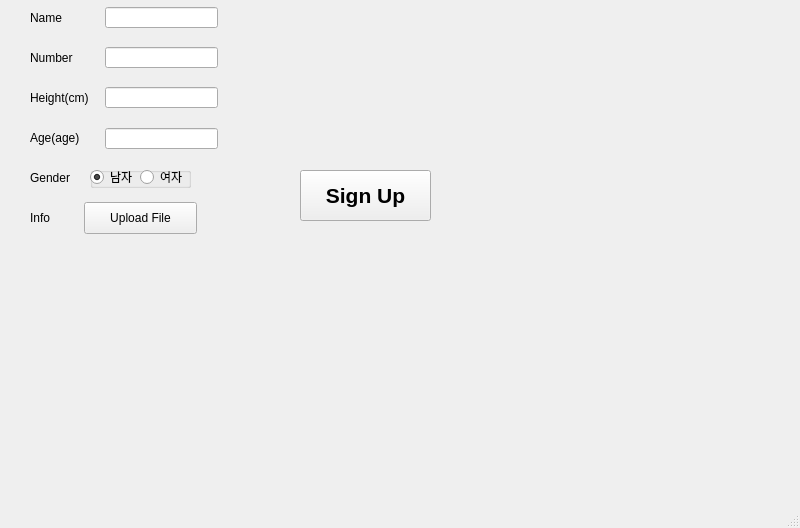
<?xml version="1.0" encoding="UTF-8"?>
<ui version="4.0">
 <class>CreateWindow</class>
 <widget class="QMainWindow" name="CreateWindow">
  <property name="geometry">
   <rect>
    <x>0</x>
    <y>0</y>
    <width>800</width>
    <height>528</height>
   </rect>
  </property>
  <property name="windowTitle">
   <string>MainWindow</string>
  </property>
  <widget class="QWidget" name="centralwidget">
   <widget class="QLabel" name="label">
    <property name="geometry">
     <rect>
      <x>30</x>
      <y>10</y>
      <width>60</width>
      <height>16</height>
     </rect>
    </property>
    <property name="text">
     <string>Name</string>
    </property>
   </widget>
   <widget class="QLabel" name="label_2">
    <property name="geometry">
     <rect>
      <x>30</x>
      <y>50</y>
      <width>60</width>
      <height>16</height>
     </rect>
    </property>
    <property name="text">
     <string>Number</string>
    </property>
   </widget>
   <widget class="QLabel" name="label_3">
    <property name="geometry">
     <rect>
      <x>30</x>
      <y>170</y>
      <width>60</width>
      <height>16</height>
     </rect>
    </property>
    <property name="text">
     <string>Gender</string>
    </property>
   </widget>
   <widget class="QLabel" name="label_4">
    <property name="geometry">
     <rect>
      <x>30</x>
      <y>90</y>
      <width>71</width>
      <height>16</height>
     </rect>
    </property>
    <property name="text">
     <string>Height(cm)</string>
    </property>
   </widget>
   <widget class="QLabel" name="label_5">
    <property name="geometry">
     <rect>
      <x>30</x>
      <y>130</y>
      <width>60</width>
      <height>16</height>
     </rect>
    </property>
    <property name="text">
     <string>Age(age)</string>
    </property>
   </widget>
   <widget class="QLineEdit" name="lineEdit">
    <property name="geometry">
     <rect>
      <x>105</x>
      <y>7</y>
      <width>113</width>
      <height>21</height>
     </rect>
    </property>
   </widget>
   <widget class="QLineEdit" name="lineEdit_2">
    <property name="geometry">
     <rect>
      <x>105</x>
      <y>47</y>
      <width>113</width>
      <height>21</height>
     </rect>
    </property>
   </widget>
   <widget class="QLineEdit" name="lineEdit_3">
    <property name="geometry">
     <rect>
      <x>105</x>
      <y>87</y>
      <width>113</width>
      <height>21</height>
     </rect>
    </property>
   </widget>
   <widget class="QLineEdit" name="lineEdit_4">
    <property name="geometry">
     <rect>
      <x>105</x>
      <y>128</y>
      <width>113</width>
      <height>21</height>
     </rect>
    </property>
   </widget>
   <widget class="QGroupBox" name="groupBox">
    <property name="geometry">
     <rect>
      <x>90</x>
      <y>167</y>
      <width>101</width>
      <height>21</height>
     </rect>
    </property>
    <property name="title">
     <string/>
    </property>
    <widget class="QRadioButton" name="radioButton">
     <property name="geometry">
      <rect>
       <x>0</x>
       <y>0</y>
       <width>51</width>
       <height>20</height>
      </rect>
     </property>
     <property name="text">
      <string>남자</string>
     </property>
     <property name="checked">
      <bool>true</bool>
     </property>
    </widget>
    <widget class="QRadioButton" name="radioButton_2">
     <property name="geometry">
      <rect>
       <x>50</x>
       <y>0</y>
       <width>51</width>
       <height>20</height>
      </rect>
     </property>
     <property name="text">
      <string>여자</string>
     </property>
    </widget>
   </widget>
   <widget class="QPushButton" name="pushButton">
    <property name="geometry">
     <rect>
      <x>300</x>
      <y>170</y>
      <width>131</width>
      <height>51</height>
     </rect>
    </property>
    <property name="font">
     <font>
      <pointsize>16</pointsize>
      <weight>75</weight>
      <bold>true</bold>
     </font>
    </property>
    <property name="text">
     <string>Sign Up</string>
    </property>
   </widget>
   <widget class="QLabel" name="label_6">
    <property name="geometry">
     <rect>
      <x>30</x>
      <y>210</y>
      <width>60</width>
      <height>16</height>
     </rect>
    </property>
    <property name="text">
     <string>Info</string>
    </property>
   </widget>
   <widget class="QPushButton" name="pushButton_2">
    <property name="geometry">
     <rect>
      <x>84</x>
      <y>202</y>
      <width>113</width>
      <height>32</height>
     </rect>
    </property>
    <property name="text">
     <string>Upload File</string>
    </property>
   </widget>
  </widget>
  <widget class="QMenuBar" name="menubar">
   <property name="geometry">
    <rect>
     <x>0</x>
     <y>0</y>
     <width>800</width>
     <height>22</height>
    </rect>
   </property>
  </widget>
  <widget class="QStatusBar" name="statusbar"/>
 </widget>
 <resources/>
 <connections/>
</ui>
